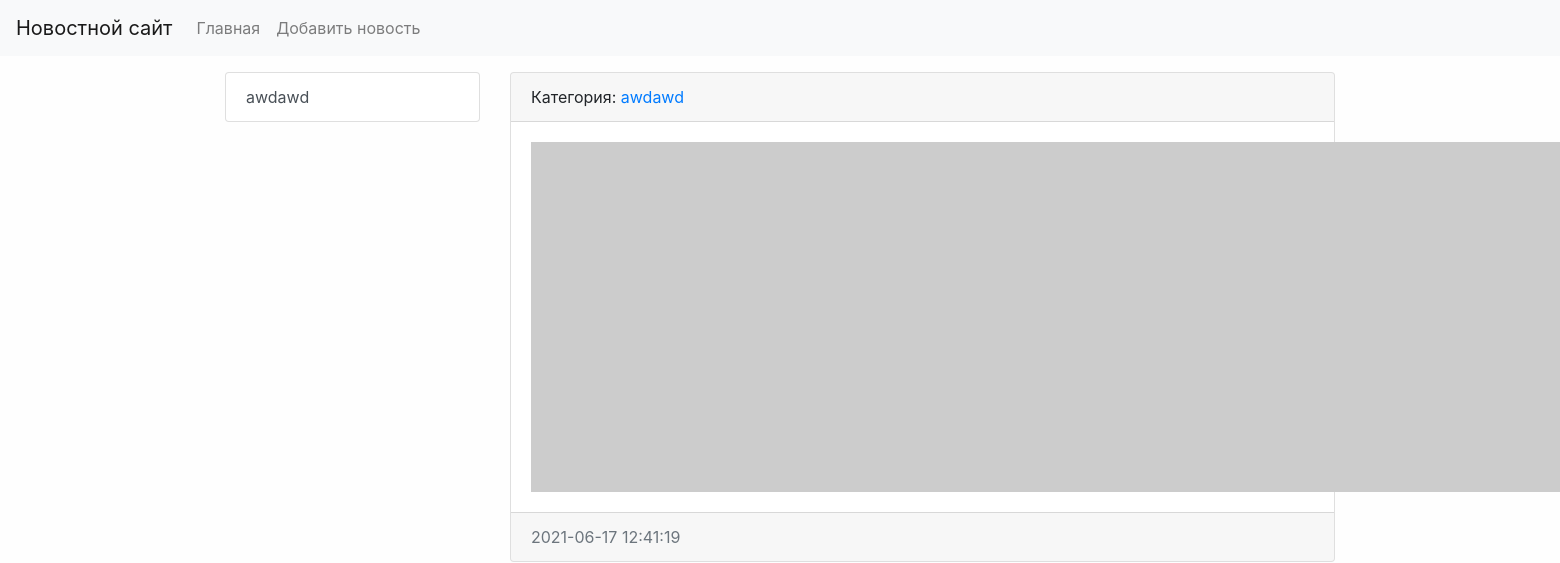
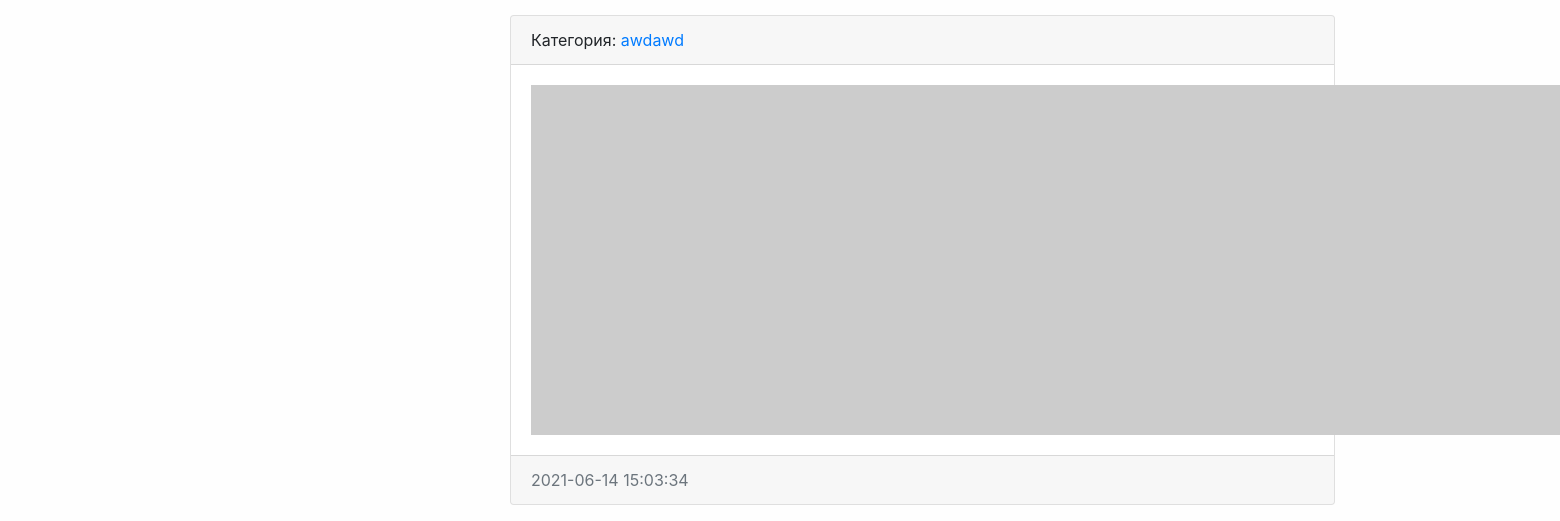
The app's page /, older data (2 pictures, top to bottom).
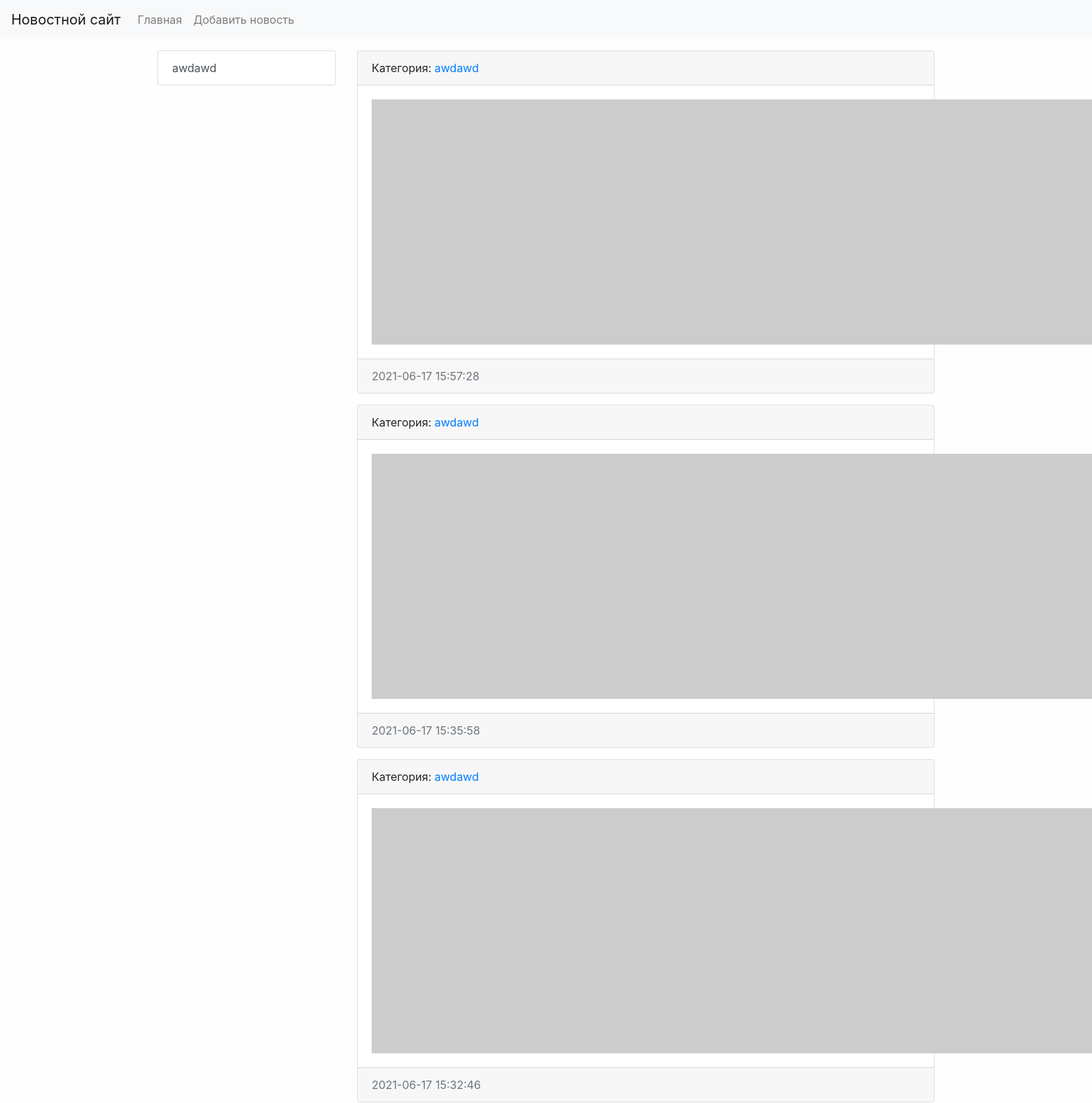
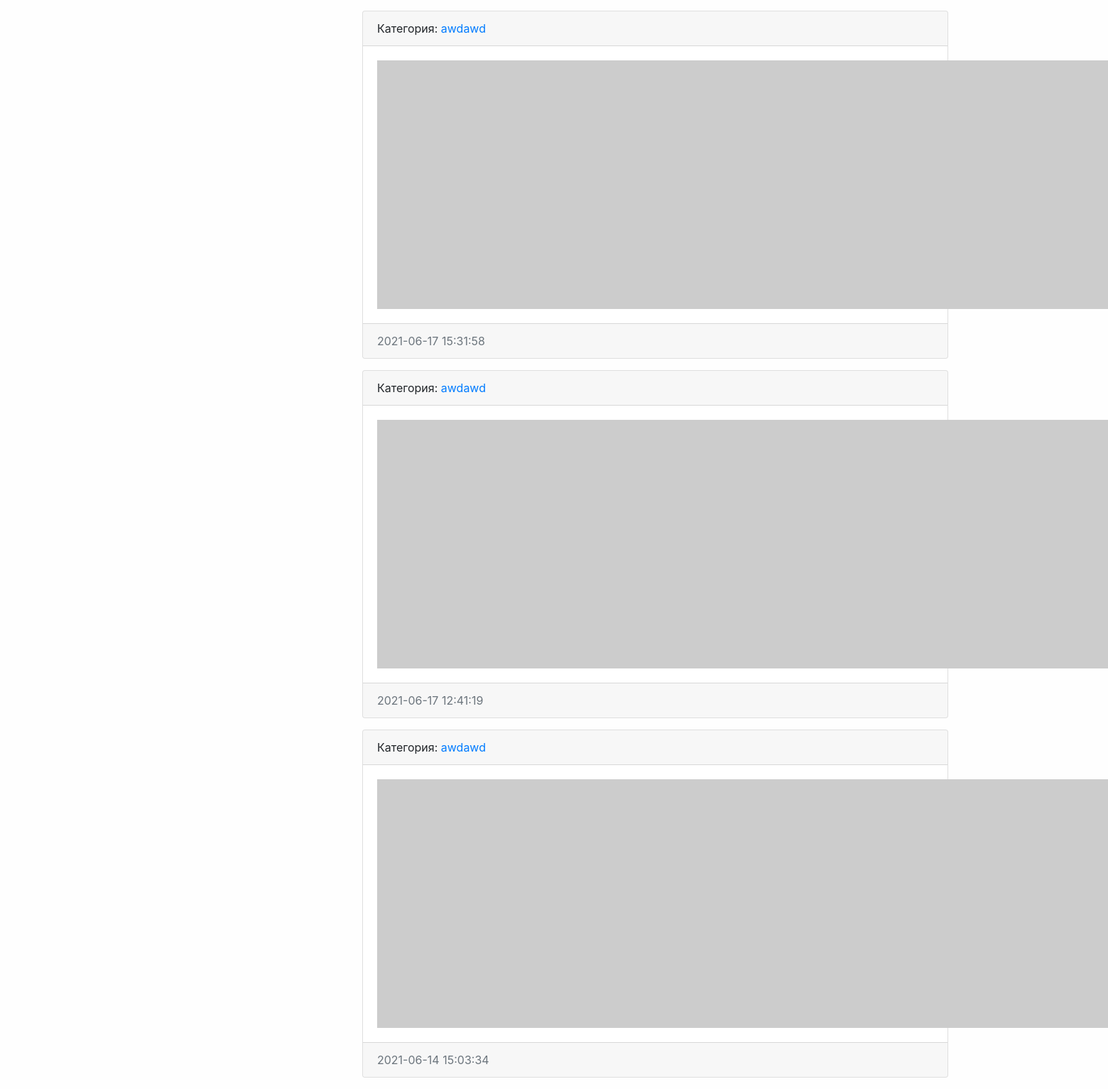
The same page, newer data (2 pictures, top to bottom).
### news/models.py (models this page shows, shortened)
class Category(models.Model):
    title = models.CharField(max_length=150, db_index=True, verbose_name='Наименование категории')
    def get_absolute_url(self):
        return reverse('category', kwargs={"category_id": self.pk})
    def __str__(self):
        return self.title
    class Meta:
        verbose_name = 'Категория'
        verbose_name_plural = 'Категории'
        ordering = ['title']

class News(models.Model):
    title = models.CharField(max_length=150, verbose_name='Наименование')
    content = models.TextField(blank=True, verbose_name='Контент')
    created_at = models.DateTimeField(auto_now_add=True, verbose_name='Дата публикации')
    updated_at = models.DateTimeField(auto_now=True, verbose_name='Обновлено')
    photo = models.ImageField(upload_to='photos/%Y/%m/%d/', verbose_name='Фото', blank=True)
    is_published = models.BooleanField(default=True, verbose_name='Опубликовано')
    category = models.ForeignKey('Category', on_delete=models.PROTECT, verbose_name='Категория')
    def get_absolute_url(self):
        return reverse('view_news', kwargs={"pk": self.pk})
    class Meta:
        verbose_name = 'Новость'
        verbose_name_plural = 'Новости'
        ordering = ['-created_at']

### news/views.py (the view)
# urls.py: path('', HomeNews.as_view(), name='home'),
class HomeNews(ListView):
    model = News
    template_name = 'news/home_news_list.html'
    context_object_name = 'news'
    def get_context_data(self, *, object_list=None, **kwargs):
        context = super().get_context_data(**kwargs)
        context['title'] = 'Главная страница'
        return context
    def get_queryset(self):
        return News.objects.filter(is_published=True)

### news/templatetags/news_tags.py (called while the page is built)
@register.inclusion_tag('news/list_categories.html')
def show_categories(arg1='Hello', arg2='world'):
    categories = Category.objects.all()
    return {"categories": categories, "arg1": arg1, "arg2": arg2}

### news/templates/news/news_list.html (shortened to what this page needs)
{% extends 'base.html' %}
{% block sidebar %}
{% include 'inc/_sidebar.html' %}
{% endblock %}
{% block content %}
{% for item in object_list %}
<div class="card mb-3">
    <div class="card-header">
        Категория: <a href="{{ item.category.get_absolute_url }}">{{ item.category }}</a>
    </div>
    <div class="card-body">
        <div class="media">
            {% if item.photo %}
            <img src="{{ item.photo.url }}" alt="" width="350" class="mr-3">
            {% else %}
            <img src="https://picsum.photos/id/1060/350/235/?blur=2" alt="" class="mr-3">
            {% endif %}
        </div>
    </div>
    <div class="card-footer text-muted">
        {{ item.created_at|date:"Y-m-d H:i:s" }}
    </div>
</div>
{% endfor %}
{% endblock %}

### templates/base.html (shortened to what this page needs)
{% load static %}
<!doctype html>
<html lang="en">
<head>
    <link rel="stylesheet" href="{% static 'bootstrap/css/bootstrap.min.css' %}">
    <link rel="stylesheet" href="{% static 'css/style.css' %}">
</head>
<body>
{% include 'inc/_nav.html' %}
<div class="container mt-3">
    <div class="row">
        <div class="col-md-3">
            {% block sidebar %}SIDEBAR{% endblock %}
        </div>
        <div class="col-md-9">
            {% block content %}CONTENT{% endblock %}
        </div>
    </div>
</div>
</body>
</html>

### templates/inc/_nav.html (shortened to what this page needs)
<nav class="navbar navbar-expand-lg navbar-light bg-light">
    <a class="navbar-brand" href="{% url 'home' %}">Новостной сайт</a>
    <div class="collapse navbar-collapse" id="navbarSupportedContent">
        <ul class="navbar-nav mr-auto">
            <li class="nav-item"><a class="nav-link" href="{% url 'home' %}">Главная</a></li>
            <li class="nav-item"><a class="nav-link" href="{% url 'add_news' %}">Добавить новость</a></li>
        </ul>
    </div>
</nav>

### templates/inc/_sidebar.html (shortened to what this page needs)
{% load news_tags %}
{% show_categories %}

### news/templates/news/list_categories.html
<div class="list-group">
    {% for item in categories %}
    <a href="{{ item.get_absolute_url }}" class="list-group-item list-group-item-action">{{ item.title }}</a>
    {% endfor %}
</div>

### mysite/static/css/style.css (style rules this page uses)
body { background-color: #fefefe; }

Row changes from the older to the newer data that the page shows:
added News: category "awdawd", created_at "2021-06-17 15:57:28"
added News: category "awdawd", created_at "2021-06-17 15:35:58"
added News: category "awdawd", created_at "2021-06-17 15:32:46"
added News: category "awdawd", created_at "2021-06-17 15:31:58"
